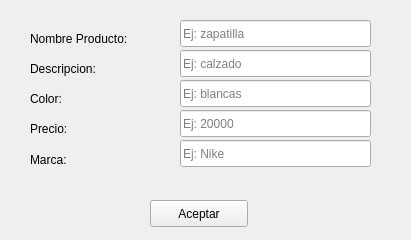
<?xml version="1.0" encoding="UTF-8"?>
<ui version="4.0">
 <class>newWindow</class>
 <widget class="QWidget" name="newWindow">
  <property name="geometry">
   <rect>
    <x>0</x>
    <y>0</y>
    <width>411</width>
    <height>240</height>
   </rect>
  </property>
  <property name="windowTitle">
   <string>Nuevo producto</string>
  </property>
  <widget class="QPushButton" name="ok_Button">
   <property name="geometry">
    <rect>
     <x>150</x>
     <y>200</y>
     <width>98</width>
     <height>27</height>
    </rect>
   </property>
   <property name="text">
    <string>Aceptar</string>
   </property>
  </widget>
  <widget class="QLineEdit" name="nombre_line">
   <property name="geometry">
    <rect>
     <x>180</x>
     <y>20</y>
     <width>191</width>
     <height>27</height>
    </rect>
   </property>
   <property name="placeholderText">
    <string>Ej: zapatilla</string>
   </property>
  </widget>
  <widget class="QLineEdit" name="descripcion_line">
   <property name="geometry">
    <rect>
     <x>180</x>
     <y>50</y>
     <width>191</width>
     <height>27</height>
    </rect>
   </property>
   <property name="placeholderText">
    <string>Ej: calzado</string>
   </property>
  </widget>
  <widget class="QLineEdit" name="color_line">
   <property name="geometry">
    <rect>
     <x>180</x>
     <y>80</y>
     <width>191</width>
     <height>27</height>
    </rect>
   </property>
   <property name="placeholderText">
    <string>Ej: blancas</string>
   </property>
  </widget>
  <widget class="QLineEdit" name="precio_line">
   <property name="geometry">
    <rect>
     <x>180</x>
     <y>110</y>
     <width>191</width>
     <height>27</height>
    </rect>
   </property>
   <property name="placeholderText">
    <string>Ej: 20000</string>
   </property>
  </widget>
  <widget class="QLineEdit" name="fk_line">
   <property name="geometry">
    <rect>
     <x>180</x>
     <y>140</y>
     <width>191</width>
     <height>27</height>
    </rect>
   </property>
   <property name="placeholderText">
    <string>Ej: Nike</string>
   </property>
  </widget>
  <widget class="QLabel" name="label">
   <property name="geometry">
    <rect>
     <x>30</x>
     <y>30</y>
     <width>131</width>
     <height>17</height>
    </rect>
   </property>
   <property name="text">
    <string>Nombre Producto:</string>
   </property>
  </widget>
  <widget class="QLabel" name="label_2">
   <property name="geometry">
    <rect>
     <x>30</x>
     <y>60</y>
     <width>121</width>
     <height>17</height>
    </rect>
   </property>
   <property name="text">
    <string>Descripcion:</string>
   </property>
  </widget>
  <widget class="QLabel" name="label_3">
   <property name="geometry">
    <rect>
     <x>30</x>
     <y>90</y>
     <width>121</width>
     <height>17</height>
    </rect>
   </property>
   <property name="text">
    <string>Color:</string>
   </property>
  </widget>
  <widget class="QLabel" name="label_4">
   <property name="geometry">
    <rect>
     <x>30</x>
     <y>120</y>
     <width>121</width>
     <height>17</height>
    </rect>
   </property>
   <property name="text">
    <string>Precio:</string>
   </property>
  </widget>
  <widget class="QLabel" name="label_5">
   <property name="geometry">
    <rect>
     <x>30</x>
     <y>150</y>
     <width>131</width>
     <height>20</height>
    </rect>
   </property>
   <property name="text">
    <string>Marca:</string>
   </property>
  </widget>
 </widget>
 <resources/>
 <connections/>
</ui>
